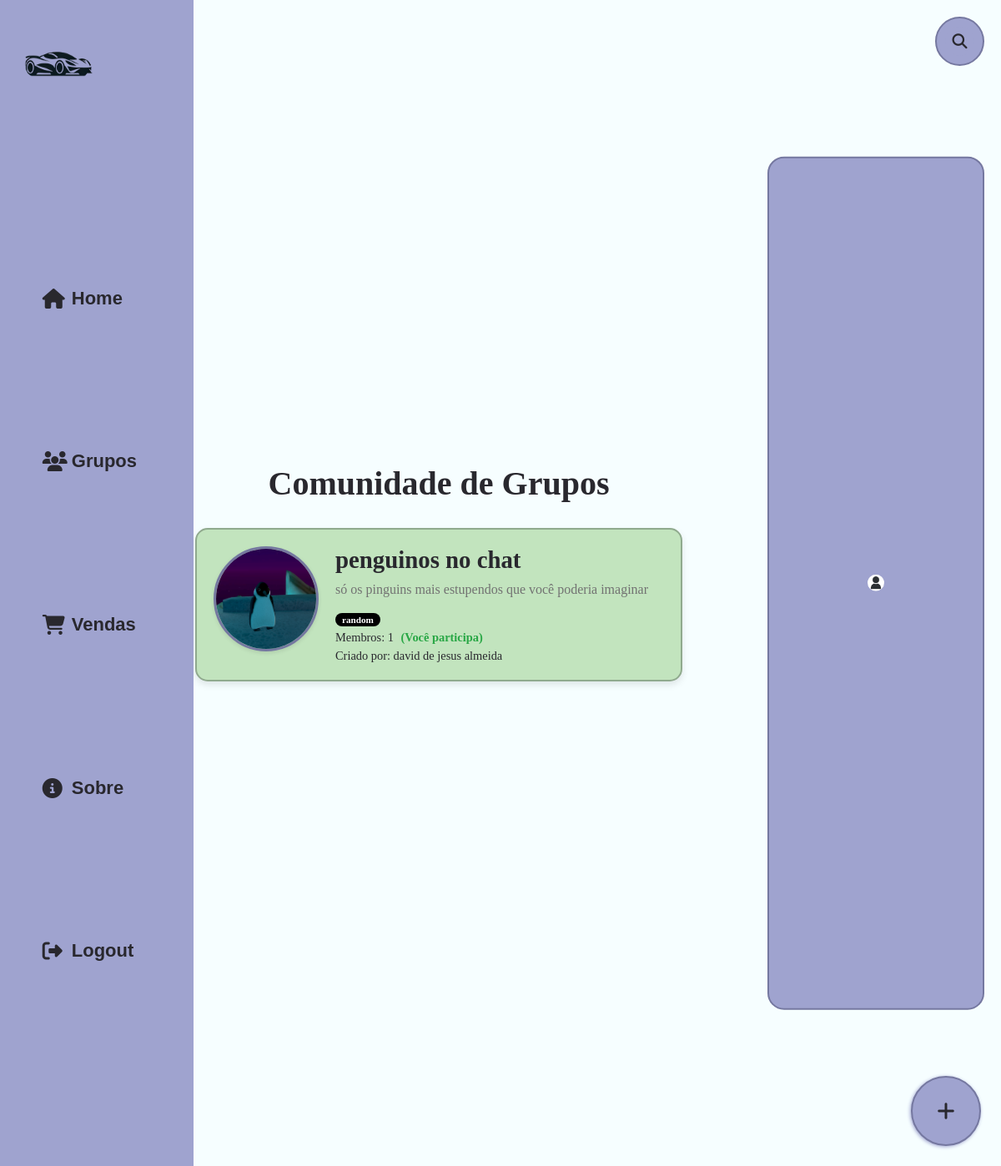
Screenshot of /pag_grupo.php (signed in) with the database file from the repository.
### tables this page shows
CREATE TABLE `tb_grupo` (
  `id_grupo` int(11) NOT NULL,
  `nome_grupo` varchar(50) NOT NULL,
  `img_grupo` varchar(36) DEFAULT NULL,
  `descricao_grupo` varchar(600) DEFAULT NULL,
  `data_criacao` timestamp NOT NULL DEFAULT current_timestamp(),
  `fk_id_user` int(11) NOT NULL
);

CREATE TABLE `tb_user` (
  `id_user` int(11) NOT NULL,
  `nome_user` varchar(50) NOT NULL,
  `sobrenome_user` varchar(50) DEFAULT NULL,
  `bio_user` varchar(250) NOT NULL,
  `img_user` varchar(36) DEFAULT NULL,
  `data_nasc_user` date DEFAULT NULL,
  `telefone_user` varchar(15) DEFAULT NULL,
  `cpf_user` varchar(14) DEFAULT NULL,
  `email_user` varchar(100) NOT NULL,
  `senha_user` varchar(60) NOT NULL
);

### includes/funcoes.php (called while the page is built, shortened)
<?php
class MeetCarFunctions {
    private $conn;
    public function __construct() {
        $this->conn = new mysqli('localhost', 'root', '', 'db_meetcar');
        try {
            $this->pdo = new PDO('mysql:host=localhost;dbname=db_meetcar;charset=utf8mb4', 'root', '');
        } catch (PDOException $e) {
            die("PDO Connection failed: " . $e->getMessage());
        }
    }
    public function buscarGrupos($userId = null) {
        $sql = "SELECT g.id_grupo, g.data_criacao, g.img_grupo, g.nome_grupo, g.descricao_grupo,
                    u.nome_user, u.sobrenome_user, u.img_user,
                    tg.nome_temas, tg.cor_fundo, tg.cor_letras,
                    (SELECT COUNT(*) FROM user_grupo WHERE fk_id_grupo = g.id_grupo) as membros_count,
                    (SELECT EXISTS(SELECT 1 FROM user_grupo WHERE fk_id_grupo = g.id_grupo AND fk_id_user = ?)) as user_participando
                FROM tb_grupo g
                JOIN tb_user u ON g.fk_id_user = u.id_user
                JOIN grupo_tegru gt ON g.id_grupo = gt.fk_id_grupo
                JOIN temas_grupo tg ON gt.fk_id_temas_grupo = tg.id_temas_grupo
                ORDER BY g.nome_grupo ASC";
        $stmt = $this->conn->prepare($sql);
        $dummyUserId = $userId ?? 0;
        $stmt->bind_param("i", $dummyUserId);
        $stmt->execute();
        $result = $stmt->get_result();
        $grupos = array();
        while($row = $result->fetch_assoc()) {
            $grupos[] = $row;
        }
        return $grupos;
    }
}
?>

### pag_grupo.php (the view, shortened to what this page needs)
<?php
require_once('includes/search-box.php');
require_once 'includes/funcoes.php';
$meetcar = new MeetCarFunctions();
$loggedInUserId = isset($_SESSION['user_id']) ? $_SESSION['user_id'] : null;
$grupos = $meetcar->buscarGrupos($loggedInUserId);
?>
<!DOCTYPE html>
<html lang="pt-br">
<head>
    <link rel="stylesheet" href="assets/css/styles.css">
</head>
<body>
    <div class="geral">
        <main class="hero">
            <h1>Comunidade de Grupos</h1>
            <?php if (!empty($grupos)) { ?>
                <?php foreach ($grupos as $grupo) { ?>
                    <div class="grupo">
                        <div class="g-fotinha">
                            <?php if (!empty($grupo['img_grupo'])) { ?>
                                <img src="assets/images/groups/<?php echo htmlspecialchars($grupo['img_grupo']); ?>" alt="Imagem do Grupo">
                            <?php } ?>
                        </div>
                        <div class="g-info">
                            <div class="g-nome"><?php echo htmlspecialchars($grupo['nome_grupo']); ?></div>
                            <div class="g-desc">
                                <?php
                                    $descricao = htmlspecialchars($grupo['descricao_grupo']);
                                if (strlen($descricao) > 150) {
                                    echo substr($descricao, 0, 150) . '...';
                                } else {
                                    echo $descricao;
                                }
                                ?>
                            </div>
                            <?php if (!empty($grupo['nome_temas'])) { ?>
                                <span class="p-tag" style="background-color: <?php echo htmlspecialchars($grupo['cor_fundo']); ?>; color: <?php echo ($grupo['cor_letras'] == 1) ? '#FFFFFF' : '#000000';  ?>">
                                    <?php echo htmlspecialchars($grupo['nome_temas']); ?>
                                </span>
                            <?php } ?>
                            <div class="g-letrinhas">
                                Membros: <?php echo $grupo['membros_count']; ?>
                                <?php if ($grupo['user_participando']) { ?>
                                    <span style="font-weight: bold; color: #28a745; margin-left: 5px;">
                                        (Você participa)
                                    </span>
                                <?php } ?>
                            </div>
                            <div class="g-letrinhas">
                                Criado por: <?php echo htmlspecialchars($grupo['nome_user'] . ' ' . $grupo['sobrenome_user']); ?>
                            </div>
                        </div>
                    </div>
                <?php } ?>
            <?php } else { ?>
                <p>Nenhum grupo foi encontrado. Seja o primeiro a criar um!</p>
            <?php } ?>
        </main>
        <?php
        require_once('includes/user_box.php');
        require_once('includes/navbar.php');
        require_once('includes/criacao.php');
        ?>
    </div>
</body>
</html>

### assets/css/styles.css (style rules this page uses)
:root { --fundo-base: #9fa3cf; --fundo-base-hover: #8286b1; --letra-normal-geral: #29282e; --fundo-body: #f6feff; --fundo-post: #ffecec; --fundo-evento: #f0f8ff; --borda-post: #d6c1c1; --borda-evento: #c1d1d6; --cor-logo: none; --sombra: rgba(0, 0, 0, 0.1); --texto-secundario: #727272; --fundo-input: #f8f9fd; --borda-input: #e0e3f1; --fundo-botao: #ffffff; --borda-base: #7578a0; --fundo-form: #ffffff; --info-fundo: #e6f2f8; --fundo-grupo: #c2e4be; --borda-grupo: #90aa8e; }
body { background: var(--fundo-body); }
.geral { display: flex; flex-direction: row; height: 100%; }
.hero { width: 100vw; margin-left: 100px; margin-right: calc(20px + 19vw); display: flex; flex-direction: column; padding: 20px; align-items: center; justify-content: center; right: 10%; }
.hero h1 { color: var(--letra-normal-geral); margin-bottom: 30px; font-size: 2.5em; text-align: center; }
* { margin: 0; padding: 0; }
.p-tag { font-size: 0.7em; padding: 2px 8px; border-radius: 12px; width: fit-content; margin-top: 4px; display: inline-block; font-weight: bold; }
.grupo { display: flex; background-color: var(--fundo-grupo); border: 2px solid var(--borda-grupo); border-radius: 15px; margin-bottom: 25px; padding: 20px; box-shadow: 0 4px 8px var(--sombra); width: 45vw; min-width: 300px; transition: transform 0.2s ease, box-shadow 0.2s ease; position: relative; }
.g-fotinha { flex-shrink: 0; width: 120px; height: 120px; border-radius: 50%; overflow: hidden; margin-right: 20px; border: 3px solid var(--borda-base); box-shadow: 0 2px 5px rgba(0, 0, 0, 0.1); display: flex; align-items: center; justify-content: center; }
.g-fotinha img { width: 100%; height: 100%; object-fit: cover; }
.g-info { flex-grow: 1; display: flex; flex-direction: column; justify-content: center; }
.g-nome { font-size: 1.8em; font-weight: bold; color: var(--letra-normal-geral); margin-bottom: 8px; }
.g-desc { font-size: 1em; color: var(--texto-secundario); margin-bottom: 12px; line-height: 1.4; }
.g-letrinhas { font-size: 0.9em; color: var(--letra-normal-geral); margin-top: 5px; }

### rows the page displays
tb_grupo: img_grupo (picture), nome_grupo "penguinos no chat", descricao_grupo "só os pinguins mais estupendos que você poderia imaginar", nome_temas "random", membros_count "1", tb_user.nome_user+sobrenome_user "david de jesus almeida"
